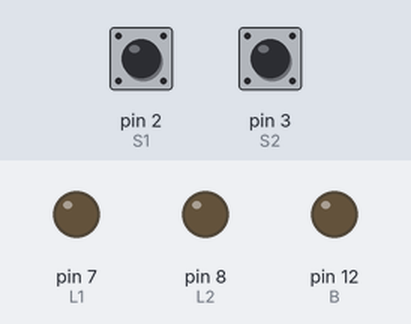
Simulated run of this sketch. Board: Arduino Uno, built with avr-gcc and run on an emulated ATmega328P. On the bench: output pins drawn as LEDs (lit = HIGH). The test bench sets the inputs (shaded band); at power-on: pin 2 (S1) HIGH, pin 3 (S2) HIGH.

Above: at 1.2 s.
1.3 s: pin 2 (S1) pulled LOW for 0.15 s
At 1.6 s:
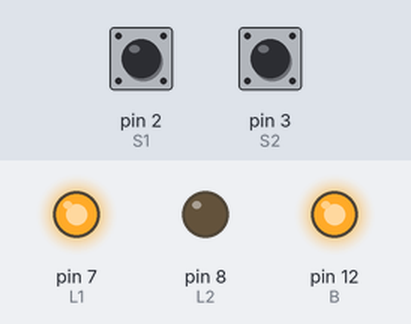
At 3.2 s:
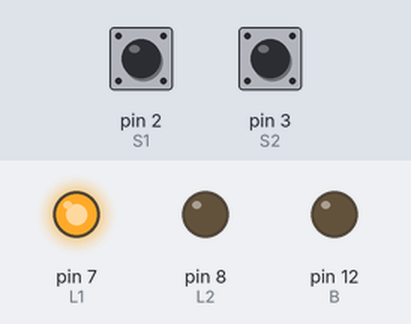
4.4 s: pin 3 (S2) pulled LOW for 3.2 s
At 8.6 s:
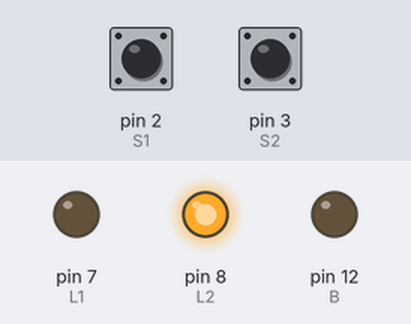
Timing chart, 0 to 13.8 s (numbered marks = the images above; inputs shaded):
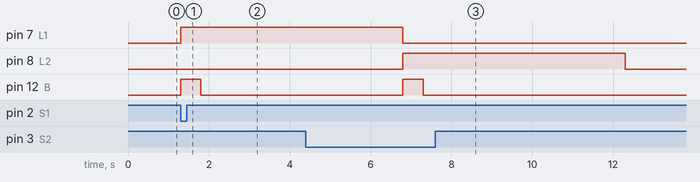

The sketch:

lock_arduino.ino
```cpp
//define pins to be used
int S1 = 2; //switch 1
int S2 = 3;
int L1 = 7; // light 1
int L2 = 8;
int B = 12; // buzzer
void setup() {
// initialize the digital pins.
// assume switches will wire from ground to input pins
pinMode(S1, INPUT_PULLUP);
pinMode(S2, INPUT_PULLUP);
pinMode(L1, OUTPUT); // if using leds please remember to use series resistors with them
pinMode(L2, OUTPUT);
pinMode(B, OUTPUT); // buzzer wired from output pin to ground
}
void loop() {
if (!digitalRead(S1))
{ digitalWrite(L1,HIGH); // turn on lamp 1
digitalWrite(B,HIGH); // turn on buzzer
delay(500); // wait 2 seconds
digitalWrite(B,LOW); // turn off buffer
delay(5000); // wait 28 more seconds
digitalWrite(L1,LOW); // turn off lamp 1
}
if (!digitalRead(S2))
{ digitalWrite(L2,HIGH); // turn on lamp 2
digitalWrite(B,HIGH); // turn on buzzer
delay(500); // wait 2 seconds
digitalWrite(B,LOW); // turn off buffer
delay(5000); // wait 28 more seconds
digitalWrite(L2,LOW); // turn off lamp 2
}

}
```

Measured:
- after the input at 1.3 s, pin 7 (L1): LOW → HIGH at once; pin 12 (B): LOW → HIGH at once, → LOW 0.50 s later
- after the input at 4.4 s, pin 8 (L2): LOW → HIGH after 2.4 s, → LOW 5.5 s later; pin 12 (B): LOW → HIGH after 2.4 s, → LOW 0.50 s later
